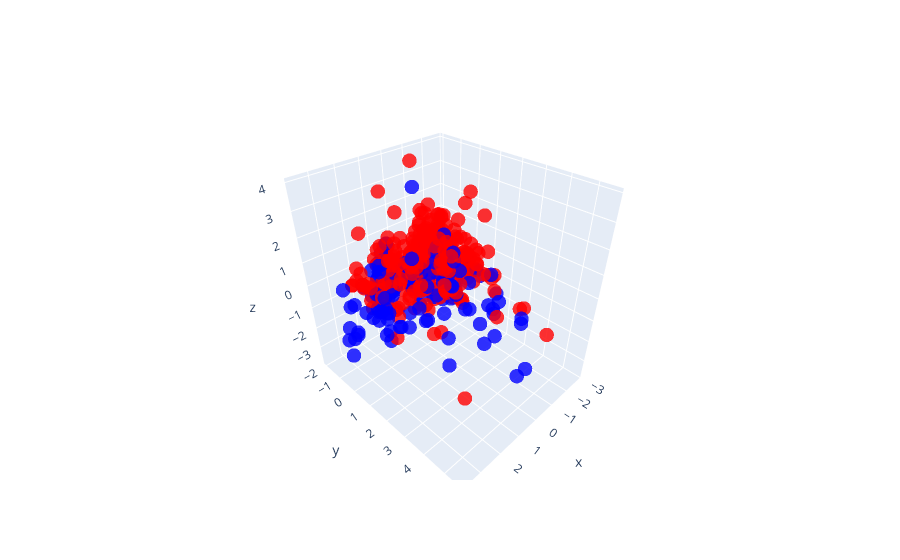

Write notebook code for a chart like this one.
### Code cell
# plot the first three components interactive 3d
import plotly.express as px
import plotly.graph_objects as go

fig = go.Figure(data=[go.Scatter3d(
    x=X_pca[:,0],
    y=X_pca[:,1],
    z=X_pca[:,2],
    mode='markers',
    marker=dict(
        size=5,
        color=['red' if x else 'blue' for x in y_train], # set color to an array/list of desired values
        colorscale='Viridis',   # choose a colorscale
        opacity=0.8
    )
)])
fig.show()

### Figure 1 — Plotly figure (JSON) as saved in the notebook; plotly's stock layout.template omitted (floating-point values rounded to 4 significant figures; data arrays with more than 128 entries replaced by an {"elided": "..."} marker saying what was removed)
{"data": [{"marker": {"color": {"elided": "500 str values"}, "colorscale": [[0, "#440154"], [0.1111, "#482878"], [0.2222, "#3e4989"], [0.3333, "#31688e"], [0.4444, "#26828e"], [0.5556, "#1f9e89"], [0.6667, "#35b779"], [0.7778, "#6ece58"], [0.8889, "#b5de2b"], [1, "#fde725"]], "opacity": 0.8, "size": 5}, "mode": "markers", "type": "scatter3d", "x": {"elided": "500 float values"}, "y": {"elided": "500 float values"}, "z": {"elided": "500 float values"}}], "layout": {}}
